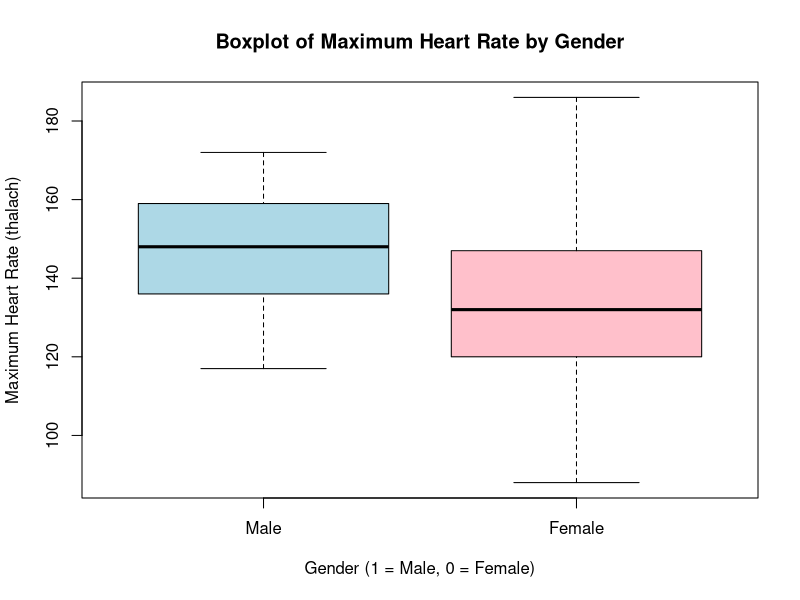
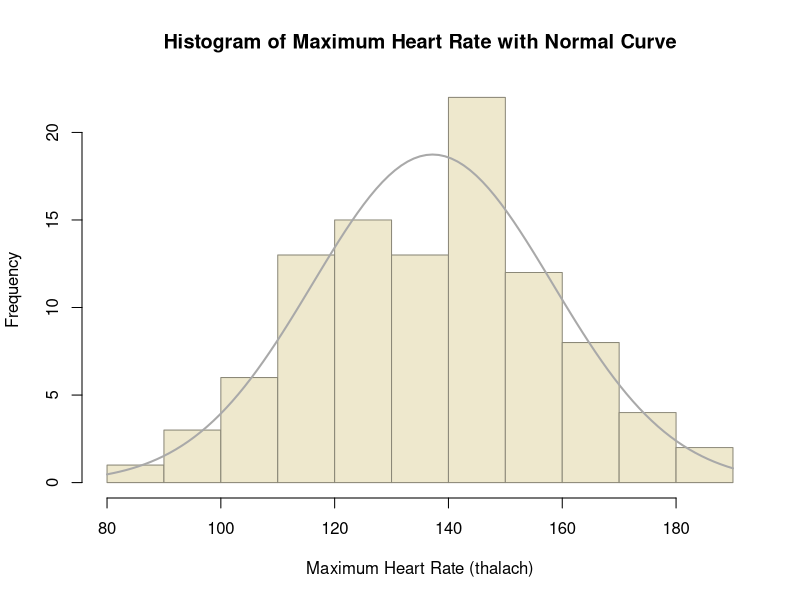

Write the R code that produced these figures, in order.
library(readxl)

heart_data <- read_excel("heart.xls")
head(heart_data)

filtered_data <- subset(heart_data, exang == 1)
head(filtered_data)

boxplot(
  thalach ~ sex,
  data = filtered_data,
  main = "Boxplot of Maximum Heart Rate by Gender",
  xlab = "Gender (1 = Male, 0 = Female)",
  ylab = "Maximum Heart Rate (thalach)",
  col = c("lightblue", "pink"),
  names = c("Male", "Female")
)

attach(filtered_data)

hist(
  thalach,
  breaks = 10,
  probability = FALSE, # Hiển thị frequency
  main = "Histogram of Maximum Heart Rate with Normal Curve",
  xlab = "Maximum Heart Rate (thalach)",
  col = "cornsilk2",
  border = "cornsilk4"
)

curve(
  dnorm(x, mean = mean(thalach), sd = sd(thalach)) * length(thalach) * diff(hist(thalach, breaks = 10, plot = FALSE)$breaks)[1],
  col = "darkgrey",
  lwd = 2,
  add = TRUE
)

detach(filtered_data)

shapiro.test(filtered_data$thalach[filtered_data$sex == 0])
shapiro.test(filtered_data$thalach[filtered_data$sex == 1])

install.packages("car")
install.packages("car", repos = "https://cran.rstudio.com/")
library(car)
str(filtered_data)
filtered_data$sex <- as.factor(filtered_data$sex)
leveneTest(thalach ~ sex, data = filtered_data)

t_test_result <- t.test(thalach ~ sex, data = filtered_data, var.equal = TRUE)
print(t_test_result)


#Cleaning of Dataset

#Shows the number of missing values in each column
colSums(is.na(heart_data)) 

#removing missing values
heart_data <- na.omit(heart_data)

#Filling missing values with a default or mean/median
heart_data$thalach[is.na(heart_data$thalach)] <- mean(heart_data$thalach, na.rm = TRUE)

#Checking for duplicates
duplicates <- duplicated(heart_data)

print(duplicates)

